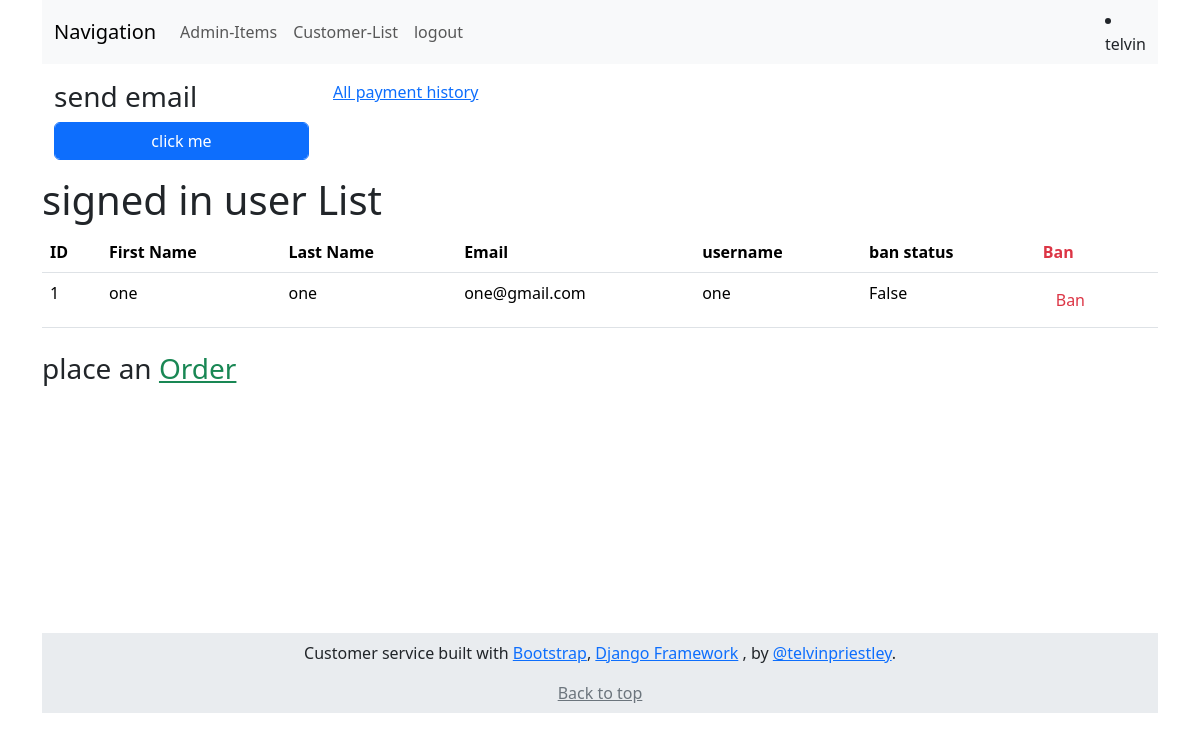
The page /name_list (signed in) on the database its author committed.
### shop/models.py (models this page shows)
class UserDetails(models.Model):
    user = models.ForeignKey(User, on_delete=models.CASCADE)
    status = models.BooleanField(default=False)
    contact = models.IntegerField()
    address = models.CharField(max_length=200, blank=True, null=True)
    gender = models.CharField(
        max_length=6,
        choices=[("Male", "Male"), ("Female", "Female")],
        null=True,
        blank=True,
    )

### shop/views.py (the view)
# urls.py: path('name_list', views.name_list, name='name_list'),
@login_required(login_url="/loginFirst")
def name_list(request):
    all_users = User.objects.all()
    deetails = UserDetails.objects.all()
    data = {"auth_users": all_users, "deets": deetails}
    return render(request, "free/index.html", context=data)

### templates/free/index.html (shortened to what this page needs)
<!DOCTYPE html>
<html lang="en">
<head>
    <link href="https://cdn.jsdelivr.net/npm/bootstrap@5.3.3/dist/css/bootstrap.min.css" rel="stylesheet"
>
</head>
<body class="container">
    {% include "navbar.html" %}
    <div class="mx-auto row m-3">
        <div class="col col-md-3">
            <h3 class="form-label">send email</h3>
            <button type="button" class="form-control btn btn-primary " data-bs-toggle="modal"
                data-bs-target="#sendemail">
                click me
            </button>
        </div>
        {%if user.is_superuser%}
        <div class="col">
            <a href="/history_admin">All payment history</a>
        </div>
        {%endif%}
    </div>
    {% if user.is_superuser%}
    <div>
        {% if auth_users %}
        <h1>signed in user List</h1>
        <table class="table mb-4">
            <thead>
                <tr>
                    <th scope="col">ID</th>
                    <th scope="col">First Name</th>
                    <th scope="col">Last Name</th>
                    <th scope="col">Email</th>
                    <th scope="col">username</th>
                    <th scope="col">ban status</th>
                    <th class="text-danger" scope="col">Ban</th>
                </tr>
            </thead>
            {% for person in deets %}
            <tbody>
                <tr>
                    <td>{{ person.user.id }} </td>
                    <td>{{ person.user.first_name }}</td>
                    <td>{{ person.user.last_name }}</td>
                    <td>{{ person.user.email }}</td>
                    <td>{{ person.user.username }}</td>
                    <td>{{ person.status }}</td>
                    <td>
                        <form action="/toggle_ban_user" method="POST">
                            {%if person.status%}
                            <button type="submit" class="btn link-danger">
                                Unban
                            </button>
                        {%else%}
                        <button type="submit" class="btn link-danger">
                            Ban
                        </button>
                        {%endif%}
                        </form>
                    </td>
                </tr>
            </tbody>
            {% endfor %}
        </table>
        {% else %}
        <h3>First log in , Practice entering your password let's see how it goes </h3>
        {% endif %}
    </div>
{% endif %}
    <div class="table-responsive" style="margin-bottom: 30vh;">
        <h3>place an <a class="text-success " href="/neworder_view">Order</a></h3>
    </div>
</body>
<footer class="footer mt-4 py-2 bg-body-secondary ">
    <div class="text-center">
        <p>Customer service built with <a href="https://getbootstrap.com/">Bootstrap</a>, <a
                href="https://docs.djangoproject.com/">Django Framework</a> , by <a
                href="https://twitter.com/telvinpriestley">@telvinpriestley</a>.</p>
        <p class="mb-0">
            <a class="link-secondary" href="#">Back to top</a>
        </p>
    </div>
</footer>
</html>

### templates/navbar.html (shortened to what this page needs)
<nav class="navbar navbar-expand-lg bg-body-tertiary">
  <div class="container">
    <a class="navbar-brand" href="#">Navigation</a>
    <div class="collapse navbar-collapse" id="navbarNav">
      <ul class="navbar-nav">
        {% if user.is_superuser %}
        <li class="nav-item">
          <a class="nav-link" href="/items_view">Admin-Items</a>
        </li>
        {% endif %}
        {% if user.is_active%}
        <li class="nav-item">
          <a class="nav-link" aria-current="page" href="/name_list">Customer-List</a>
        </li>
        <li class="nav-item">
          <a class="nav-link" href="/logout_view">logout</a>
        </li>
        {% endif %}
      </ul>
    </div>
    <li class="nav-item">
      <a class="nav-link" href="#">{{user.username}}</a>
    </li>
  </div>
</nav>

### rows shown on the page
UserDetails: user.id "1", user.first_name "one", user.last_name "one", user.email "one@gmail.com", user.username "one", status "False", shows "Ban"

### other values the page prints
{{ user.username }} "telvin"
